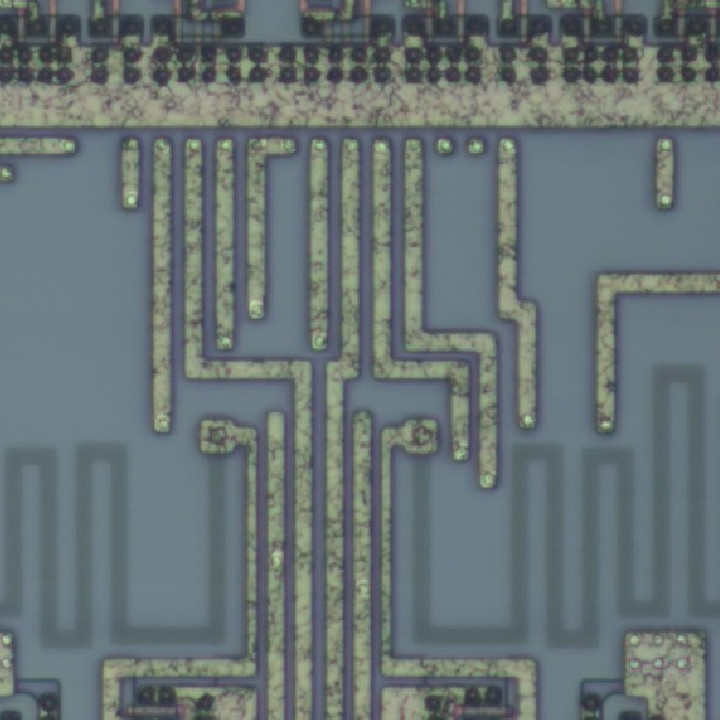
#> input picture data/testData/colarDemo.jpg, 720 x 720 px
$ python threshold.py
#> lines starting #> are read from the running program, lines starting #| are printed output that depends on the picture; after the words box and inside, x2 and y2 are one past the last pixel; in counts of white or black regions, pixels touching at a corner belong together
import cv2
import numpy as np
import matplotlib.pyplot as plt

"""
五种效果
THRESH_BINARY：二进制阈值化
THRESH_BINARY_INV：反二进制阈值化
THRESH_TRUNC：截断阈值化
THRESH_TOZERO：阈值化为0
THRESH_TOZERO_INV：反阈值化为0
"""

img = cv2.imread("../data/testData/colarDemo.jpg")
#> img is the input picture: shape (720, 720, 3); mean B, G, R 117.4, 115.5, 104.3
grayImage = cv2.cvtColor(img, cv2.COLOR_BGR2GRAY)
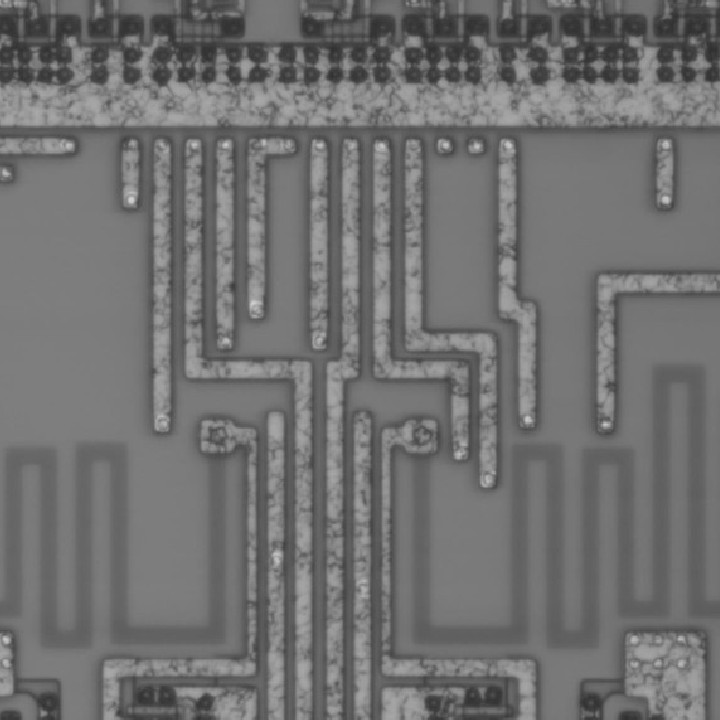
#> grayImage: shape (720, 720); min 46, max 210, mean 112.4

ret, thresh1 = cv2.threshold(grayImage, 127, 255, cv2.THRESH_BINARY)
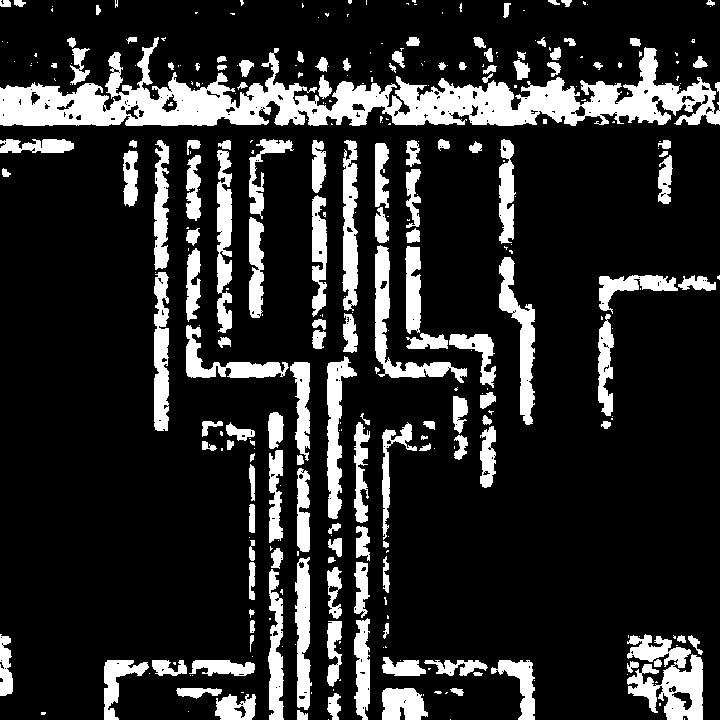
#> thresh1: shape (720, 720); 17.3% white; 328 white regions (182 under 20 px), largest, box (x1, y1, x2, y2) and area: (0, 37, 720, 126) 24444, (627, 634, 703, 720) 3729, (375, 245, 467, 383) 2410
ret, thresh2 = cv2.threshold(grayImage, 127, 255, cv2.THRESH_BINARY_INV)
ret, thresh3 = cv2.threshold(grayImage, 127, 255, cv2.THRESH_TRUNC)
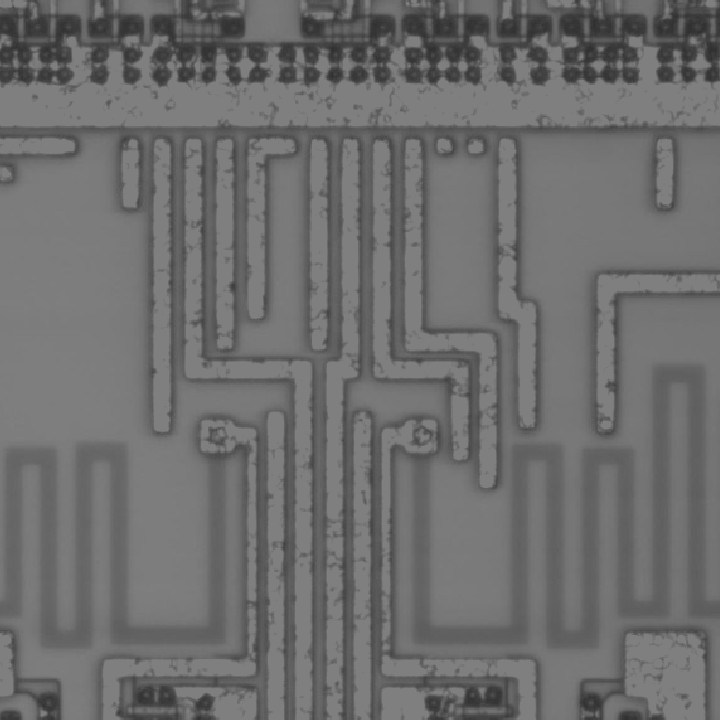
#> thresh3: shape (720, 720); min 46, max 127, mean 109.5
ret, thresh4 = cv2.threshold(grayImage, 127, 255, cv2.THRESH_TOZERO)
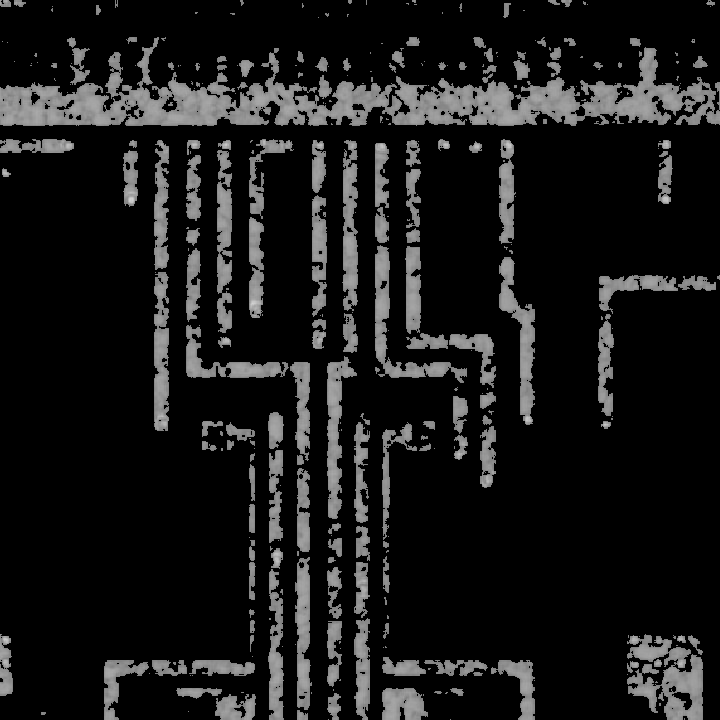
#> thresh4: shape (720, 720); min 0, max 210, mean 24.9
ret, thresh5 = cv2.threshold(grayImage, 127, 255, cv2.THRESH_TOZERO_INV)
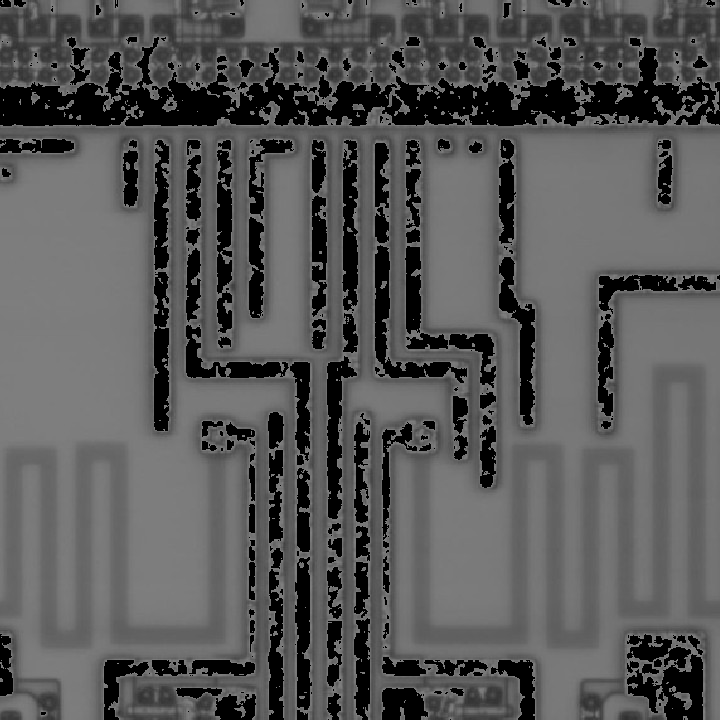
#> thresh5: shape (720, 720); min 0, max 127, mean 87.6

titles=['(a)Gray Image', '(b)BINARY', '(c)THRESH_BINARY_INV', '(d)THRESH_TRUNC'
    , '(e)THRESH_TOZERO', '(f)THRESH_TOZERO_INV']

images = [grayImage, thresh1, thresh2, thresh3,thresh4, thresh5]
for i in range(6):
    plt.subplot(2,3,i+1)
    plt.imshow(images[i], 'gray')
    plt.title(titles[i])
plt.xticks([])
plt.yticks([])
plt.show()
